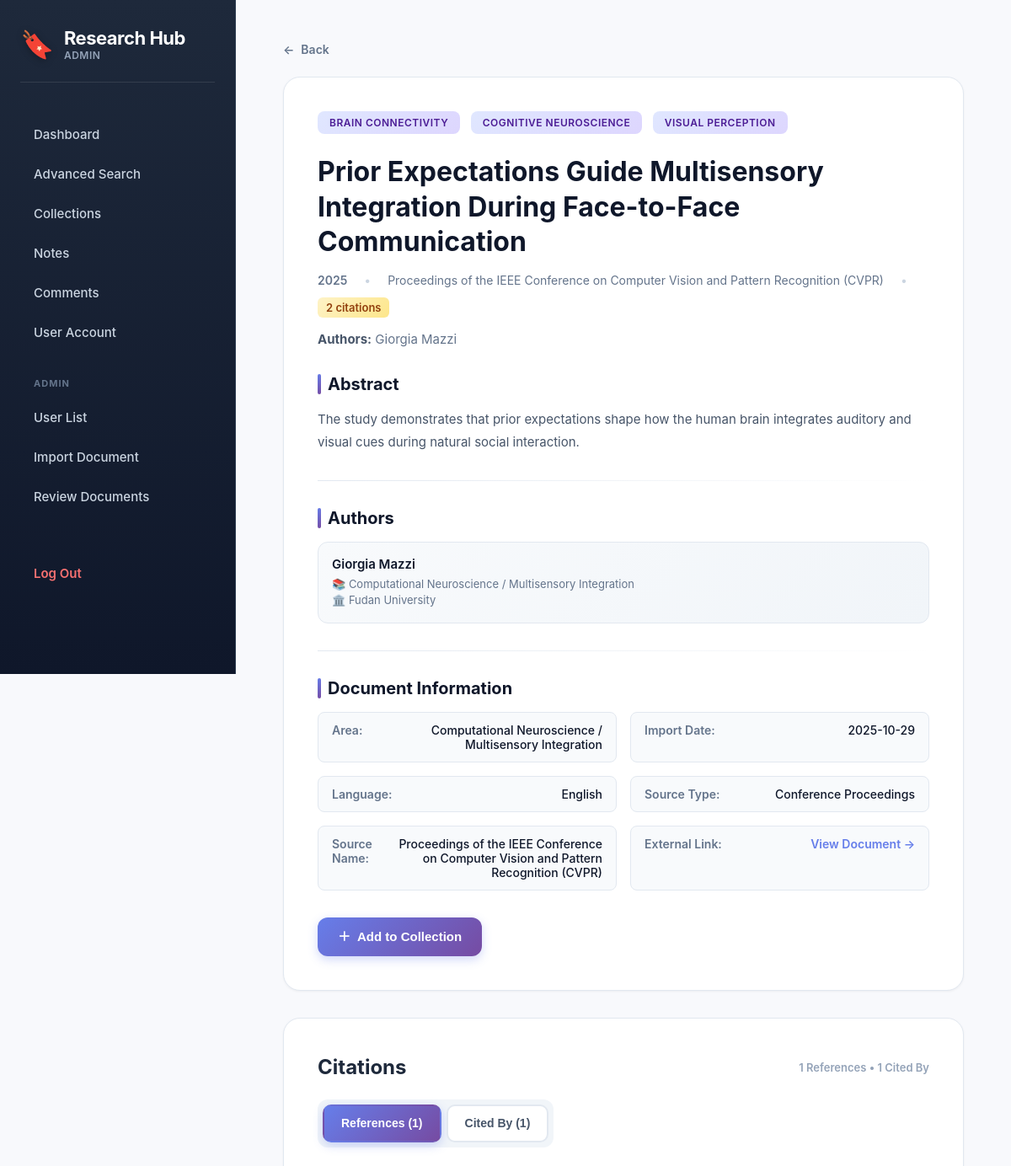
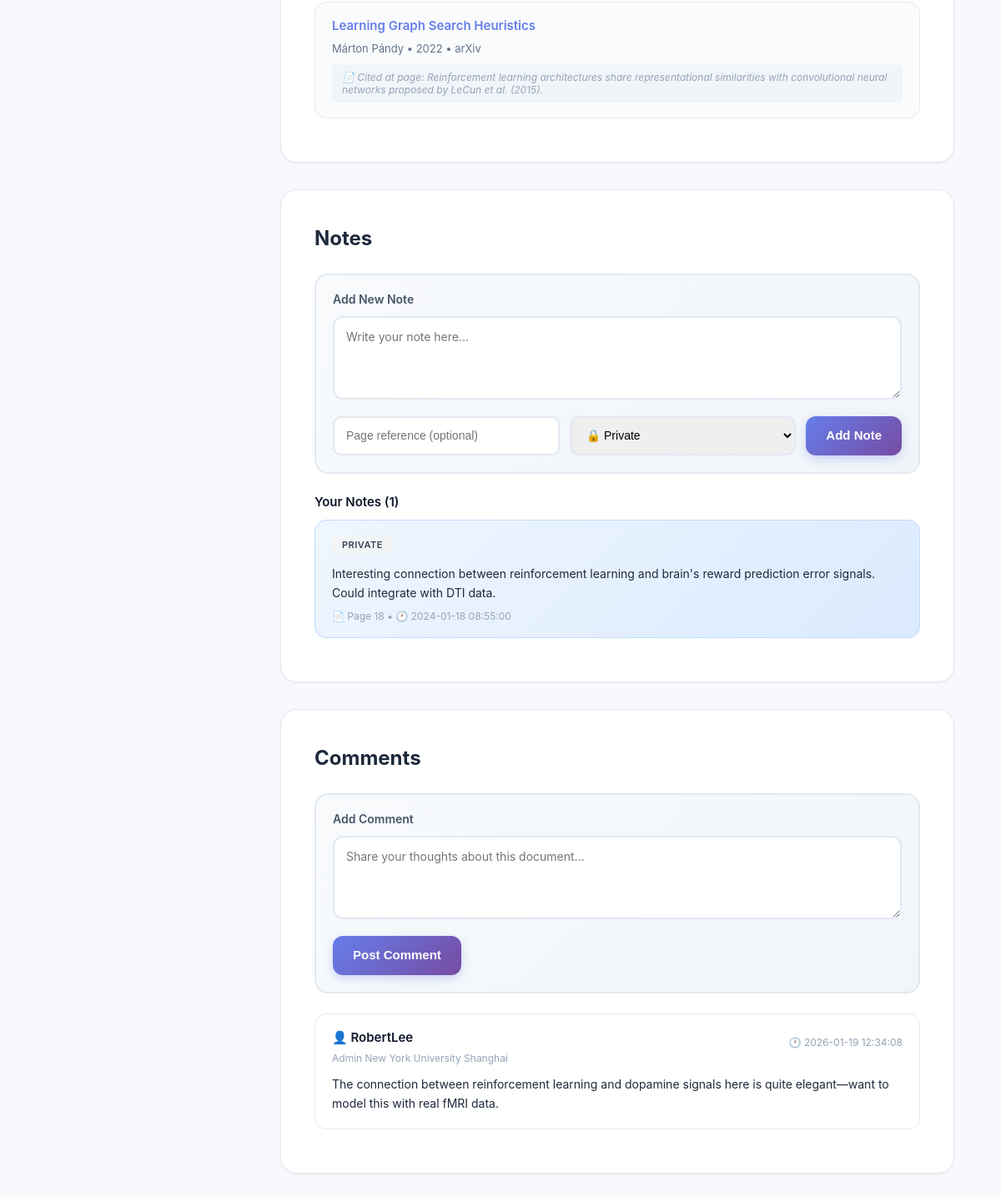
/document_view.php?id=4 (signed in), run on the app's committed database (2 pictures, top to bottom).
### tables this page shows
CREATE TABLE Document (
    DocumentID INT AUTO_INCREMENT PRIMARY KEY,
    Title VARCHAR(500) NOT NULL,
    Abstract TEXT,
    PublicationYear YEAR,
    SourceID INT,
    Area VARCHAR(255),
    ISBN VARCHAR(50) UNIQUE,
    LinkPath VARCHAR(500),
    ImportDate DATE DEFAULT (CURDATE()),
    ReviewStatus ENUM('Pending', 'Approved', 'Rejected') DEFAULT 'Pending',
    FOREIGN KEY (SourceID) REFERENCES Source(SourceID)
);

CREATE TABLE Source (
    SourceID INT AUTO_INCREMENT PRIMARY KEY,
    SourceType VARCHAR(100) NOT NULL,
    SourceName VARCHAR(255) NOT NULL,
    Language VARCHAR(100)
);

CREATE TABLE Author (
    AuthorID INT AUTO_INCREMENT PRIMARY KEY,
    FirstName VARCHAR(100) NOT NULL,
    LastName VARCHAR(100) NOT NULL,
    AffiliationID INT,
    AuthorArea VARCHAR(255),
    FOREIGN KEY (AffiliationID) REFERENCES Affiliation(AffiliationID)
);

CREATE TABLE Affiliation (
    AffiliationID INT AUTO_INCREMENT PRIMARY KEY,
    AffiliationName VARCHAR(255) NOT NULL
);

CREATE TABLE Citation (
    CitationID INT AUTO_INCREMENT PRIMARY KEY,
    CitingDocumentID INT NOT NULL,  
    CitedDocumentID INT NOT NULL,   
    ContextPage TEXT,
    DetectedAt TIMESTAMP DEFAULT CURRENT_TIMESTAMP,
    FOREIGN KEY (CitingDocumentID) REFERENCES Document(DocumentID),
    FOREIGN KEY (CitedDocumentID) REFERENCES Document(DocumentID),
    UNIQUE KEY unique_citation_pair (CitingDocumentID, CitedDocumentID)
);

CREATE TABLE Notes (
    NoteID INT AUTO_INCREMENT PRIMARY KEY,
    UserID INT NOT NULL,  
    DocumentID INT NOT NULL,  
    Content TEXT NOT NULL,
    PageNum VARCHAR(50),
    CreatedTime TIMESTAMP DEFAULT CURRENT_TIMESTAMP,
    UpdatedTime TIMESTAMP DEFAULT CURRENT_TIMESTAMP ON UPDATE CURRENT_TIMESTAMP,
    Visibility ENUM('Private', 'Public') NOT NULL,
    FOREIGN KEY (UserID) REFERENCES User(UserID),
    FOREIGN KEY (DocumentID) REFERENCES Document(DocumentID)
);

CREATE TABLE Comment (
    CommentID INT AUTO_INCREMENT PRIMARY KEY,
    UserID INT NOT NULL,
    DocumentID INT NOT NULL,
    Context TEXT NOT NULL,
    CreatedAt TIMESTAMP DEFAULT CURRENT_TIMESTAMP,
    FOREIGN KEY (UserID) REFERENCES User(UserID),
    FOREIGN KEY (DocumentID) REFERENCES Document(DocumentID)
);

CREATE TABLE User (
    UserID INT AUTO_INCREMENT PRIMARY KEY,
    UserName VARCHAR(255) NOT NULL,
    Email VARCHAR(255) UNIQUE NOT NULL,
    Password VARCHAR(255) NOT NULL,
    AffiliationID INT,
    Role VARCHAR(100),
    FOREIGN KEY (AffiliationID) REFERENCES Affiliation(AffiliationID)
);

### document_view.php (the view, shortened to what the rows shown need)
<?php
require_once "includes/connect.php";
$userID = intval($_SESSION['UserID']);
$docID = intval($_GET['id']);
$sqlDoc = "
    SELECT
        D.DocumentID,
        D.Title,
        D.Abstract,
        D.Area,
        D.PublicationYear,
        D.SourceID,
        D.ISBN,
        D.LinkPath,
        D.ImportDate,
        D.ReviewStatus,
        S.SourceName,
        S.SourceType,
        S.Language
    FROM Document D
    LEFT JOIN Source S ON D.SourceID = S.SourceID
    WHERE D.DocumentID = ?
";
$stmt = $conn->prepare($sqlDoc);
$stmt->execute([$docID]);
$doc = $stmt->fetch(PDO::FETCH_ASSOC);
$reviewStatus = $doc['ReviewStatus'] ?? 'Pending';
$canShowInteractions = ($reviewStatus === 'Approved');
$sqlTags = "
    SELECT T.TagName
    FROM DocumentTag DT
    JOIN Tag T ON DT.TagID = T.TagID
    WHERE DT.DocumentID = ?
    ORDER BY T.TagName
";
$stmt = $conn->prepare($sqlTags);
$stmt->execute([$docID]);
$tags = $stmt->fetchAll(PDO::FETCH_COLUMN);
$sqlAuthors = "
    SELECT
        A.AuthorID,
        A.FirstName,
        A.LastName,
        A.AuthorArea,
        Af.AffiliationName
    FROM DocumentAuthor DA
    JOIN Author A ON DA.AuthorID = A.AuthorID
    LEFT JOIN Affiliation Af ON A.AffiliationID = Af.AffiliationID
    WHERE DA.DocumentID = ?
    ORDER BY A.LastName, A.FirstName
";
$stmt = $conn->prepare($sqlAuthors);
$stmt->execute([$docID]);
$authors = $stmt->fetchAll(PDO::FETCH_ASSOC);
$authorsInline = implode(', ', array_map(
    fn($a) => trim($a['FirstName'] . ' ' . $a['LastName']),
    $authors
)) ?: "Unknown";
$stmt = $conn->prepare("SELECT COUNT(*) FROM Citation WHERE CitingDocumentID = ?");
$stmt->execute([$docID]);
$referenceCount = (int)$stmt->fetchColumn();
$stmt = $conn->prepare("SELECT COUNT(*) FROM Citation WHERE CitedDocumentID = ?");
$stmt->execute([$docID]);
$citedByCount = (int)$stmt->fetchColumn();
$sqlRefs = "
    SELECT
        C.CitationID,
        C.ContextPage,
        D2.DocumentID,
        D2.Title,
        D2.PublicationYear,
        S2.SourceName,
        GROUP_CONCAT(DISTINCT CONCAT(A.FirstName,' ',A.LastName) SEPARATOR ', ') AS Authors
    FROM Citation C
    JOIN Document D2 ON C.CitedDocumentID = D2.DocumentID
    LEFT JOIN Source S2 ON D2.SourceID = S2.SourceID
    LEFT JOIN DocumentAuthor DA2 ON D2.DocumentID = DA2.DocumentID
    LEFT JOIN Author A ON DA2.AuthorID = A.AuthorID
    WHERE C.CitingDocumentID = ?
    GROUP BY C.CitationID, D2.DocumentID
    ORDER BY D2.PublicationYear DESC, D2.Title
";
$stmt = $conn->prepare($sqlRefs);
$stmt->execute([$docID]);
$references = $stmt->fetchAll(PDO::FETCH_ASSOC);
$sqlMyNotes = "
    SELECT NoteID, Content, PageNum, Visibility, CreatedTime, UserID
    FROM Notes
    WHERE DocumentID = ? AND UserID = ?
    ORDER BY CreatedTime DESC
";
$stmt = $conn->prepare($sqlMyNotes);
$stmt->execute([$docID, $userID]);
$myNotes = $stmt->fetchAll(PDO::FETCH_ASSOC);
$sqlComments = "
    SELECT
        C.CommentID, C.Context, C.CreatedAt,
        C.UserID,
        U.UserName, U.Role, Af.AffiliationName
    FROM Comment C
    JOIN User U ON C.UserID = U.UserID
    LEFT JOIN Affiliation Af ON U.AffiliationID = Af.AffiliationID
    WHERE C.DocumentID = ?
    ORDER BY C.CreatedAt DESC
";
$stmt = $conn->prepare($sqlComments);
$stmt->execute([$docID]);
$comments = $stmt->fetchAll(PDO::FETCH_ASSOC);
?>
<!DOCTYPE html>
<html>
<head>
    <link rel="stylesheet" href="assets/css/globals.css">
</head>
<body>
<div class="main">
    <div class="card">
        <?php if (!empty($tags)): ?>
            <div style="margin-bottom:16px;">
                <?php foreach ($tags as $tag): ?>
                    <span class="tag-badge"><?= htmlspecialchars($tag) ?></span>
                <?php endforeach; ?>
            </div>
        <?php endif; ?>
        <div class="doc-title">
            <?= htmlspecialchars($doc['Title']) ?>
        </div>
        <div class="meta-row">
            <span style="font-weight:600;"><?= htmlspecialchars($doc['PublicationYear']) ?></span>
            <?php if (!empty($doc['SourceName'])): ?>
                <span class="meta-separator"></span>
                <span><?= htmlspecialchars($doc['SourceName']) ?></span>
            <?php endif; ?>
            <span class="meta-separator"></span>
            <span class="citation-badge">
                <?= $referenceCount + $citedByCount ?> citations
            </span>
        </div>
        <div style="font-size:15px; color:#64748b; margin-bottom:20px;">
            <strong style="color:#475569;">Authors:</strong> <?= htmlspecialchars($authorsInline) ?>
        </div>
        <div class="section-title">Abstract</div>
        <p style="line-height:1.8; color:#475569; font-size:15px;">
            <?= nl2br(htmlspecialchars($doc['Abstract'])) ?>
        </p>
        <div class="divider"></div>
        <div>
            <div class="section-title">Authors</div>
            <?php if (empty($authors)): ?>
                <div class="empty-state">
                    <div class="empty-state-icon">👤</div>
                    <p>No author information available.</p>
                </div>
            <?php else: ?>
                <div class="authors-grid">
                    <?php foreach ($authors as $a): ?>
                        <div class="author-card">
                            <div class="author-name">
                                <?= htmlspecialchars(trim($a['FirstName'] . ' ' . $a['LastName'])) ?>
                            </div>
                            <?php if (!empty($a['AuthorArea'])): ?>
                                <div class="author-meta">📚 <?= htmlspecialchars($a['AuthorArea']) ?></div>
                            <?php endif; ?>
                            <?php if (!empty($a['AffiliationName'])): ?>
                                <div class="author-meta">🏛️ <?= htmlspecialchars($a['AffiliationName']) ?></div>
                            <?php endif; ?>
                        </div>
                    <?php endforeach; ?>
                </div>
            <?php endif; ?>
        </div>
        <div class="divider"></div>
        <div>
            <div class="section-title">Document Information</div>
            <div class="doc-info-grid">
                <div class="doc-info-row">
                    <span class="doc-info-label">Area:</span>
                    <span class="doc-info-value"><?= htmlspecialchars($doc['Area'] ?? 'N/A') ?></span>
                </div>
                <div class="doc-info-row">
                    <span class="doc-info-label">Import Date:</span>
                    <span class="doc-info-value"><?= htmlspecialchars($doc['ImportDate']) ?></span>
                </div>
                <?php if (!empty($doc['Language'])): ?>
                    <div class="doc-info-row">
                        <span class="doc-info-label">Language:</span>
                        <span class="doc-info-value"><?= htmlspecialchars($doc['Language']) ?></span>
                    </div>
                <?php endif; ?>
                <?php if (!empty($doc['SourceType'])): ?>
                    <div class="doc-info-row">
                        <span class="doc-info-label">Source Type:</span>
                        <span class="doc-info-value"><?= htmlspecialchars($doc['SourceType']) ?></span>
                    </div>
                <?php endif; ?>
                <?php if (!empty($doc['SourceName'])): ?>
                    <div class="doc-info-row">
                        <span class="doc-info-label">Source Name:</span>
                        <span class="doc-info-value"><?= htmlspecialchars($doc['SourceName']) ?></span>
                    </div>
                <?php endif; ?>
            </div>
        </div>
        <div style="margin-top:32px;">
            <button class="btn-primary" onclick="openAddModal()">
            </button>
        </div>
    </div>
    <div class="card">
        <div style="display:flex; justify-content:space-between; align-items:center; margin-bottom:20px;">
            <h2 style="font-size:24px; margin:0; font-weight:700;">Citations</h2>
        </div>
        <div id="citations-references">
            <?php if (empty($references)): ?>
                <div class="empty-state">
                    <div class="empty-state-icon">📚</div>
                    <p>No references recorded for this document.</p>
                </div>
            <?php else: ?>
                <?php foreach ($references as $ref): ?>
                    <div class="citation-item">
                        <div class="citation-title">
                            <a href="document_view.php?id=<?= $ref['DocumentID'] ?>">
                                <?= htmlspecialchars($ref['Title']) ?>
                            </a>
                        </div>
                        <div class="citation-meta">
                            <?= htmlspecialchars($ref['Authors'] ?: 'Unknown authors') ?>
                            <?php if (!empty($ref['PublicationYear'])): ?>
                                • <?= htmlspecialchars($ref['PublicationYear']) ?>
                            <?php endif; ?>
                            <?php if (!empty($ref['SourceName'])): ?>
                                • <?= htmlspecialchars($ref['SourceName']) ?>
                            <?php endif; ?>
                        </div>
                        <?php if (!empty($ref['ContextPage'])): ?>
                            <div class="citation-context">
                                📄 Cited at page: <?= htmlspecialchars($ref['ContextPage']) ?>
                            </div>
                        <?php endif; ?>
                    </div>
                <?php endforeach; ?>
            <?php endif; ?>
        </div>
    </div>
    <?php if ($canShowInteractions): ?>
    <div class="card">
        <h2 style="font-size:24px; margin:0 0 24px 0; font-weight:700;">Notes</h2>
        <?php if (!empty($myNotes)): ?>
            <?php foreach ($myNotes as $n): ?>
                <div class="note-card" style="background:#f0f7ff; position:relative;">
                    <div>
                        <span class="note-tag <?= strtolower($n['Visibility']) ?>">
                            <?= htmlspecialchars($n['Visibility']) ?>
                        </span>
                    </div>
                    <div style="margin-top:12px; line-height:1.7;">
                        <?= nl2br(htmlspecialchars($n['Content'])) ?>
                    </div>
                    <div class="note-meta">
                        <?php if (!empty($n['PageNum'])): ?>
                            📄 Page <?= htmlspecialchars($n['PageNum']) ?> •
                        <?php endif; ?>
                        🕐 <?= htmlspecialchars($n['CreatedTime']) ?>
                    </div>
                </div>
            <?php endforeach; ?>
        <?php endif; ?>
    </div>
    <?php endif; ?>
    <?php if ($canShowInteractions): ?>
    <div class="card">
        <h2 style="font-size:24px; margin:0 0 24px 0; font-weight:700;">Comments</h2>
        <?php if (empty($comments)): ?>
            <div class="empty-state">
                <div class="empty-state-icon">💬</div>
                <p>No comments yet. Be the first to comment!</p>
            </div>
        <?php else: ?>
            <?php foreach ($comments as $c): ?>
                <div class="comment-card" style="position:relative;">
                    <div class="comment-header">
                        <div>
                            <div class="comment-user">👤 <?= htmlspecialchars($c['UserName']) ?></div>
                            <div class="comment-sub">
                                <?= htmlspecialchars(trim(($c['Role'] ?? '') . ' ' . ($c['AffiliationName'] ?? ''))) ?>
                            </div>
                        </div>
                        <div class="comment-sub">
                            🕐 <?= htmlspecialchars($c['CreatedAt']) ?>
                        </div>
                    </div>
                    <div style="margin-top:12px; line-height:1.7;">
                        <?= nl2br(htmlspecialchars($c['Context'])) ?>
                    </div>
                </div>
            <?php endforeach; ?>
        <?php endif; ?>
    </div>
    <?php endif; ?>
</div>
</body>
</html>

### data on the page
document: Title "Prior Expectations Guide Multisensory Integration During Face-to-Face Communication", PublicationYear "2025", SourceID.SourceName "Proceedings of the IEEE Conference on Computer Vision and Pattern Recognition (CVPR)", Abstract "The study demonstrates that prior expectations shape how the human brain integrates auditory and visual cues during natural social interaction.", Area "Computational Neuroscience / Multisensory Integration", ImportDate "2025-10-29", SourceID.Language "English", SourceID.SourceType "Conference Proceedings"
author: authorsInline "Giorgia Mazzi", FirstName+LastName "Giorgia Mazzi", AuthorArea "Computational Neuroscience / Multisensory Integration", AffiliationID.AffiliationName "Fudan University"
citation: CitedDocumentID.Title "Learning Graph Search Heuristics", Authors "Márton Pándy", CitedDocumentID.PublicationYear "2022", source.SourceName "arXiv", ContextPage "Reinforcement learning architectures share representational similarities with convolutional neural networks proposed by LeCun et al. (2015)."
notes: Visibility "PRIVATE", Content "Interesting connection between reinforcement learning and brain's reward prediction error signals. Could integrate with DTI data.", PageNum "18", CreatedTime "2024-01-18 08:55:00"
comment: UserID.UserName "RobertLee", UserID.AffiliationName "Admin New York University Shanghai", CreatedAt "2026-01-19 12:34:08", Context "The connection between reinforcement learning and dopamine signals here is quite elegant—want to model this with real fMRI data."

### other printed values
$role "ADMIN"
$tag "BRAIN CONNECTIVITY"
$tag "COGNITIVE NEUROSCIENCE"
$tag "VISUAL PERCEPTION"
$referenceCount + $citedByCount "2"
$referenceCount "1"
$citedByCount "1"
count($myNotes) "1"
